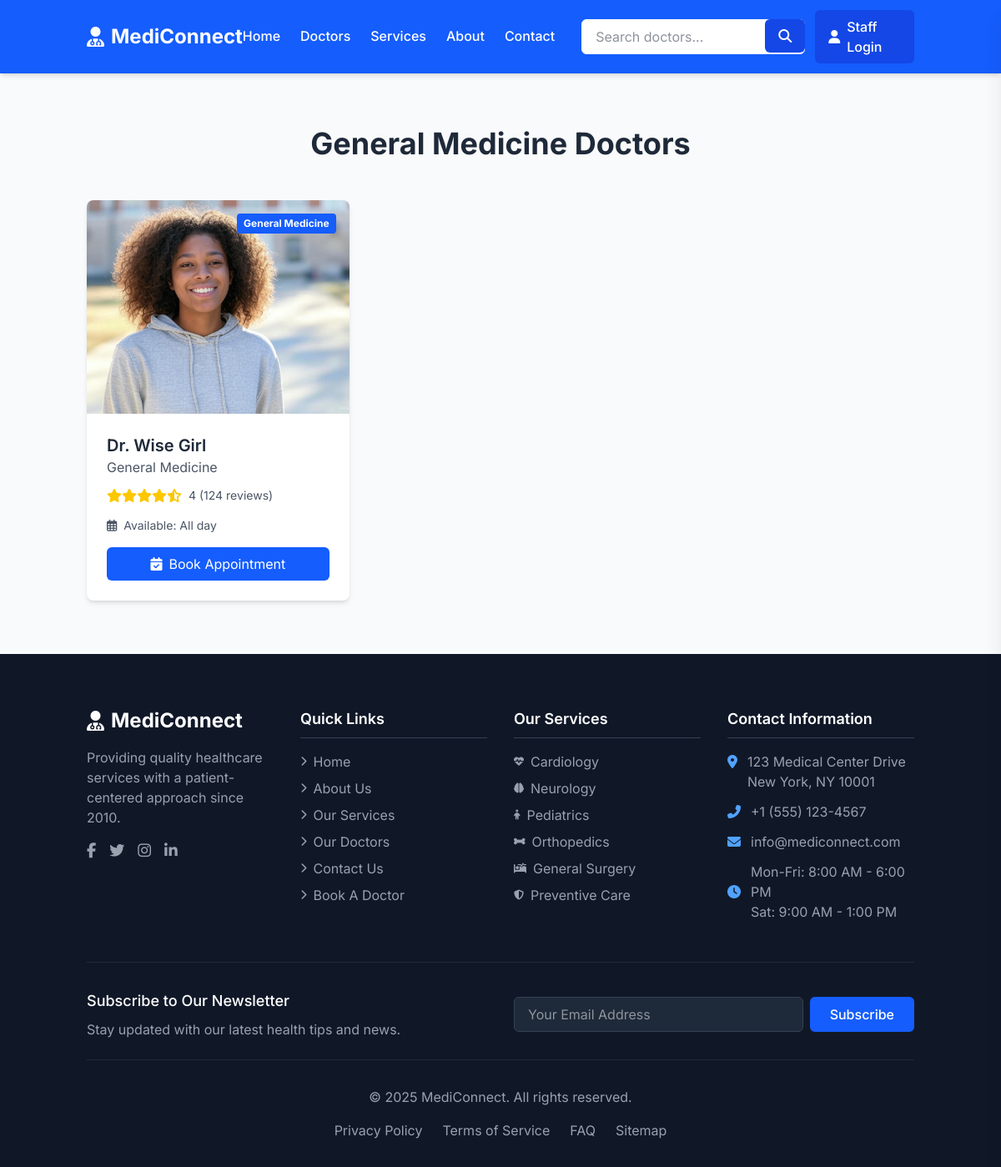
The app's page /departmental_doctors/1 with its own data.
### models/models.py (models this page shows, shortened)
class Department(db.Model):
    id = db.Column(db.Integer, primary_key=True)
    name = db.Column(db.String(100), nullable=False)
    image_url = db.Column(db.String(100), nullable=True)  # Optional image URL for department
    doctors = db.relationship('Doctor', backref='department', lazy=True)

class Doctor(db.Model):
    id = db.Column(db.Integer, primary_key=True)
    name = db.Column(db.String(100), nullable=False)
    department_id = db.Column(db.Integer, db.ForeignKey('department.id'), nullable=False)  # Foreign key to Department
    image_url = db.Column(db.String(300), nullable=False)
    rating = db.Column(db.String(300), nullable=False)  # Doctor's rating
    work_hours = db.Column(db.String(300), nullable=False)  # Working hours of the doctor
    appointments = db.relationship('Appointment', backref='doctor', lazy=True)

### app.py (the view)
@app.route('/departmental_doctors/<int:department_id>' , methods=['GET'])
def departmental_doctors(department_id):
    department = Department.query.get(department_id)
    doctors = Doctor.query.filter_by(department_id=department_id).all()
    return render_template('categorized_doctors.html', doctors=doctors, department=department)

### templates/categorized_doctors.html (shortened to what this page needs)
{% extends "base.html" %}
{% block content %}
<section class="doctors-section py-16 bg-gray-50">
    <div class="container mx-auto px-4">
        <div class="text-center mb-12">
            <h2 class="text-3xl md:text-4xl font-bold text-gray-800 mb-4">
                {{ department.name }} Doctors
            </h2>
        </div>
        {% if doctors|length == 0 %}
        <p class="text-gray-600 text-lg">No doctors are available in this department at the moment!</p>
        {% else %}
        <div class="grid grid-cols-1 sm:grid-cols-2 lg:grid-cols-3 xl:grid-cols-4 gap-6">
            {% for doctor in doctors %}
            <div
                class="bg-white rounded-lg shadow-md overflow-hidden transition-transform hover:shadow-lg hover:-translate-y-1">
                <div class="relative">
                    <img src="{{ url_for('static', filename='uploads/'+doctor.image_url) }}" alt="Dr. Sarah Johnson"
                        class="w-full h-64 object-cover object-center">
                    <div class="absolute top-4 right-4 bg-blue-600 text-white text-xs font-bold px-2 py-1 rounded">
                        {{ doctor.department.name }}</div>
                </div>
                <div class="p-6">
                    <h3 class="text-xl font-semibold text-gray-800">{{ doctor.name }}</h3>
                    <p class="text-gray-600 mb-3">{{ doctor.department.name }}</p>
                    <div class="flex items-center mb-4">
                        <div class="flex text-yellow-400">
                            <i class="fas fa-star"></i>
                            <i class="fas fa-star"></i>
                            <i class="fas fa-star"></i>
                            <i class="fas fa-star"></i>
                            <i class="fas fa-star-half-alt"></i>
                        </div>
                        <span class="text-gray-600 text-sm ml-2">{{ doctor.rating }} (124 reviews)</span>
                    </div>
                    <div class="flex items-center text-sm text-gray-600 mb-4">
                        <i class="far fa-calendar-alt mr-2"></i>
                        <span>Available: {{ doctor.work_hours }}</span>
                    </div>
                    <a href="{{ url_for('book_appointment', doctor_id=doctor.id) }}"
                        class="w-full bg-blue-600 text-white py-2 rounded-md hover:bg-blue-700 transition flex items-center justify-center gap-2">
                        <i class="fas fa-calendar-check"></i> Book Appointment
                    </a>
                </div>
            </div>
            {% endfor %}
        </div>
        {% endif %}
    </div>
</section>
{% endblock %}

### records on screen
Department: name "General Medicine"
Doctor: image_url (picture), department.name "General Medicine", name "Dr. Wise Girl", rating "4", work_hours "All day"
